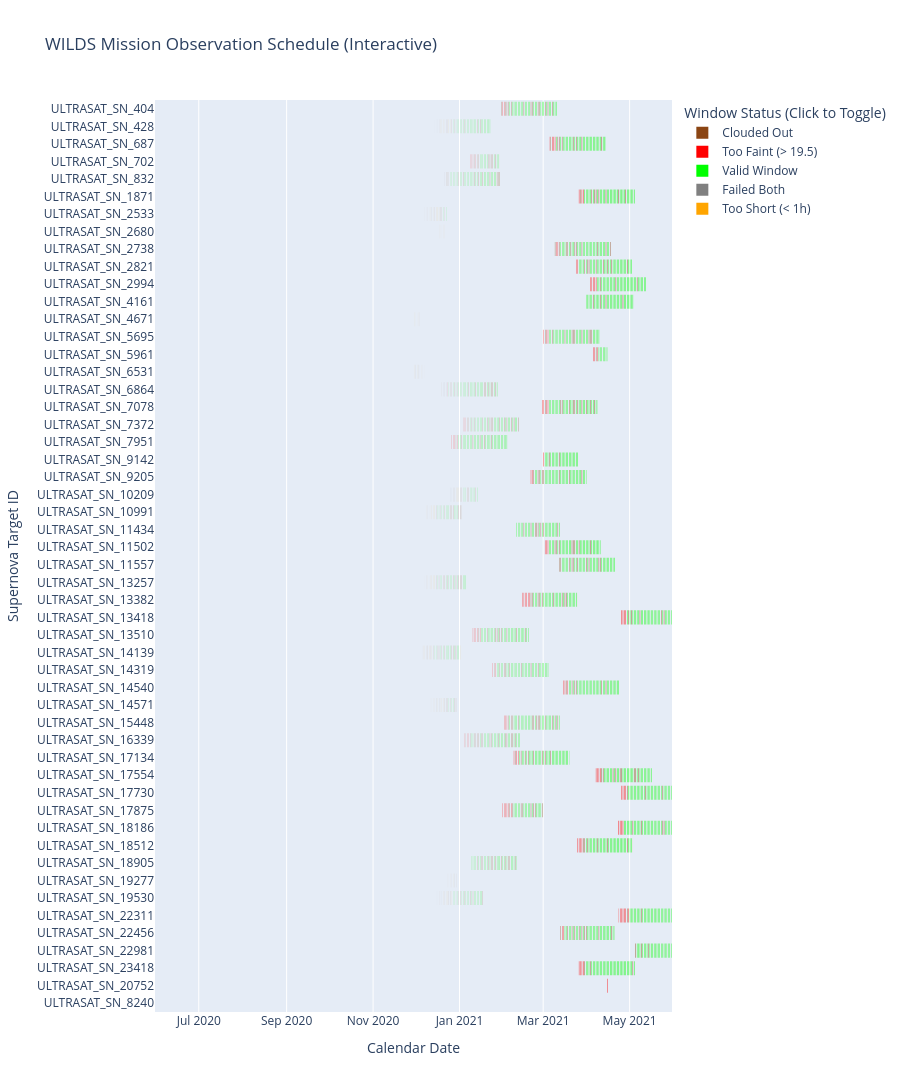

Source (notebook cell):
### Code cell
plot_mission_timeline(df_global_windows, "WILDS", "wilds_all_windows_mjd", wilds.weather_profile)
